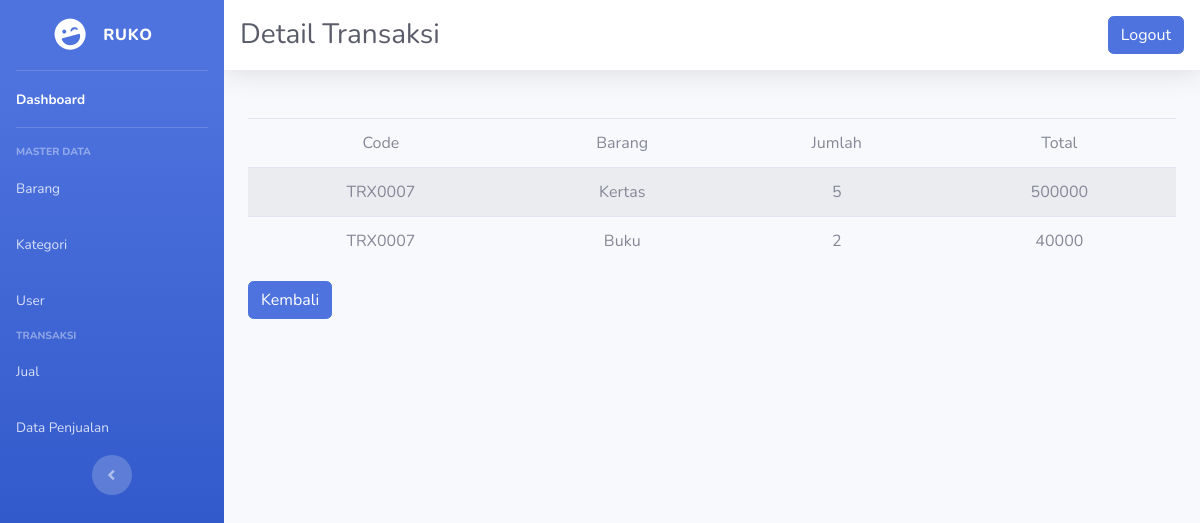
The app's page /detilpenjualan.php?id=8 (signed in) with its own data.
### tables this page shows
CREATE TABLE `transaksi_detail` (
  `id` int(11) NOT NULL AUTO_INCREMENT,
  `id_tarnsaksi` int(11) DEFAULT NULL,
  `id_barang` int(11) DEFAULT NULL,
  `jumlah` int(11) DEFAULT NULL,
  `total` int(11) DEFAULT NULL,
  PRIMARY KEY (`id`)
);

CREATE TABLE `transaksi` (
  `id` int(11) NOT NULL AUTO_INCREMENT,
  `code` varchar(100) DEFAULT NULL,
  `kasir` varchar(100) DEFAULT NULL,
  `total` int(11) DEFAULT NULL,
  `bayar` int(11) DEFAULT NULL,
  `kembalian` int(11) DEFAULT NULL,
  PRIMARY KEY (`id`)
);

CREATE TABLE `barang` (
  `id_barang` int(11) NOT NULL AUTO_INCREMENT,
  `nama_barang` varchar(60) NOT NULL,
  `deskripsi` varchar(100) NOT NULL COMMENT 'book title',
  `harga` varchar(60) NOT NULL,
  `stok` int(11) NOT NULL,
  `id_kategori` varchar(60) NOT NULL,
  PRIMARY KEY (`id_barang`),
  UNIQUE KEY `id_barang` (`id_barang`)
);

### detilpenjualan.php (the view, shortened to what this page needs)
<?php
    require "koneksi.php";
?>
<!DOCTYPE html>
<html lang="en">
<head>
    <link href="vendor/fontawesome-free/css/all.min.css" rel="stylesheet" type="text/css">
    <link href="css/sb-admin-2.min.css" rel="stylesheet">
</head>
<body id="page-top">
    <div id="wrapper">
        <ul class="navbar-nav bg-gradient-primary sidebar sidebar-dark accordion" id="accordionSidebar">
            <a class="sidebar-brand d-flex align-items-center justify-content-center" href="index.html">
                <div class="sidebar-brand-icon rotate-n-15">
                    <i class="fas fa-laugh-wink"></i>
                </div>
                <div class="sidebar-brand-text mx-3">Ruko</div>
            </a>
            <hr class="sidebar-divider my-0">
            <?php
                if(@$_SESSION['user']['peran'] == 'admin') { ?>
            <li class="nav-item active">
                <a class="nav-link" href="index.php">
                    <span>Dashboard</span></a>
            </li>
            <hr class="sidebar-divider">
            <div class="sidebar-heading">
                Master Data
            </div>
            <li class="nav-item">
                <a class="nav-link" href="barang.php">
                    <span>Barang</span></a>
                <a class="nav-link" href="kategori.php">
                    <span>Kategori</span></a>
                <a class="nav-link" href="kasir.php">
                    <span>User</span></a>
            </li>
            <?php } ?>
            <div class="sidebar-heading">
                Transaksi
            </div>
            <li class="nav-item">
                <a class="nav-link" href="transaksi.php">
                    <span>Jual</span></a>
                    <a class="nav-link" href="data_penjualan.php">
                    <span>Data Penjualan</span></a>
            </li>
            <div class="text-center d-none d-md-inline">
                <button class="rounded-circle border-0" id="sidebarToggle"></button>
            </div>
        </ul>
        <div id="content-wrapper" class="d-flex flex-column">
            <div id="content">
                <nav class="navbar navbar-expand navbar-light bg-white topbar mb-4 static-top shadow">
                    <h1 class="h3 mb-0 text-gray-800">Detail Transaksi	</h1>
                    <ul class="navbar-nav ml-auto">
                        <li class="nav-item dropdown no-arrow">
                        <a class="btn btn-primary" href="logout.php" data-toggle="modal" data-target="#logoutModal">
                            Logout
                         </a>
                        </li>
                    </ul>
                </nav>
                <div class="container-fluid">
                <div>
					<br/>
						<table width="100%" class="table table-striped table-hover"  >
							<thead>
								<tr>
									<td align="center">Code</td>
									<td align="center">Barang</td>
									<td align="center">Jumlah</td>
									<td align="center">Total</td>
								</tr>
							</thead>
							<tbody>
							<?php
								$b = mysqli_query($db, "SELECT a.*,b.nama_barang,c.code FROM transaksi_detail a
                                JOIN barang b ON a.id_barang = b.id_barang
                                JOIN transaksi c ON a.id_tarnsaksi = c.id WHERE a.id_tarnsaksi = ".@$_GET['id']);
								while ($c = mysqli_fetch_array($b))
									{
										echo "<tr>";
										echo "<td align='center'>$c[code]</td>";
										echo "<td align='center'>$c[nama_barang]</td>";
										echo "<td align='center'>$c[jumlah]</td>";
										echo "<td align='center'>$c[total]</td>";
										echo "</tr>";
									}
									?>
							</tbody>
						</table>
                        <a href="data_penjualan.php" class="btn btn-primary">Kembali</a>
					</div>
                </div>
                </div>
            </div>
        </div>
</body>
</html>

### records on screen
transaksi_detail: transaksi.code "TRX0007", id_barang.nama_barang "Kertas", jumlah "5", total "500000"
transaksi_detail: transaksi.code "TRX0007", id_barang.nama_barang "Buku", jumlah "2", total "40000"
